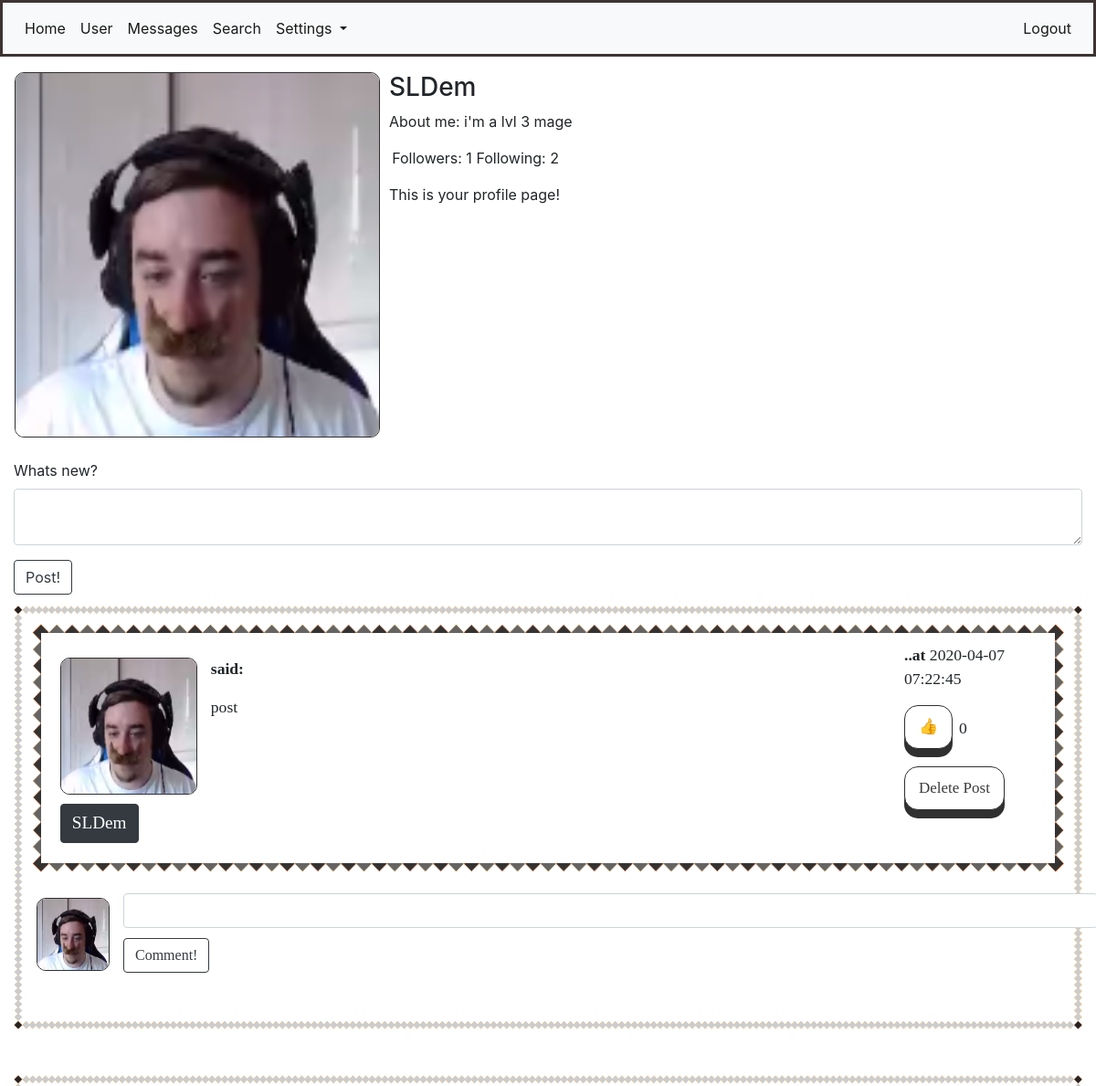
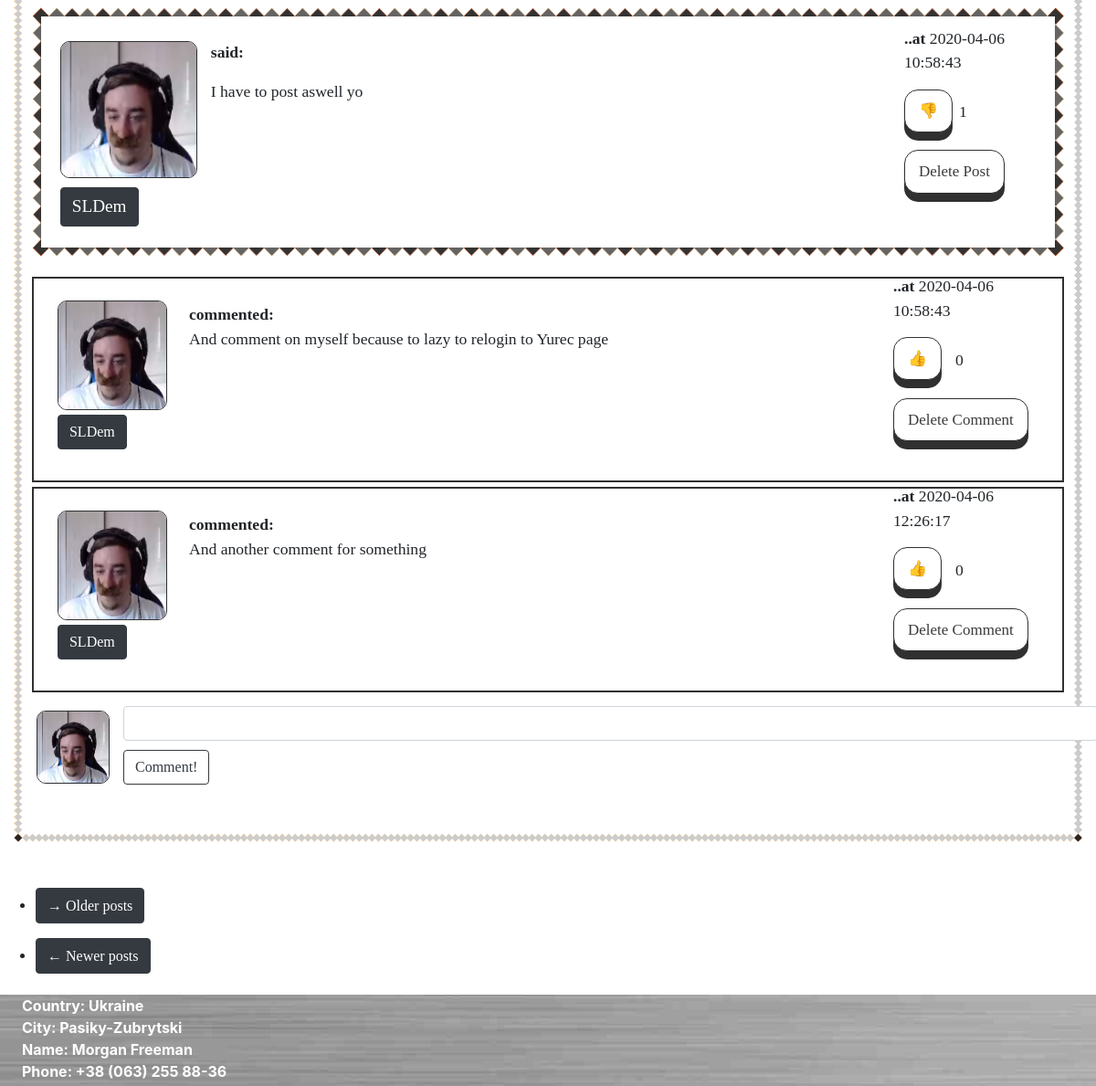
/user/SLDem (signed in), run on the app's committed database (2 pictures, top to bottom).
### app/models.py (models this page shows, shortened)
class User(UserMixin, db.Model):
    id = db.Column(db.Integer, primary_key=True)
    username = db.Column(db.String(64), index=True, unique=True)
    email = db.Column(db.String(124), index=True, unique=True)
    password_hash = db.Column(db.String(128))
    about_me = db.Column(db.String(1024))
    last_seen = db.Column(db.DateTime, default=datetime.utcnow())
    avatar_set = db.Column(db.Boolean, default=False)
    posts = db.relationship("Post", backref='author', lazy='dynamic')
    comments = db.relationship("Comment", backref='commenter', lazy='dynamic')
    followed = db.relationship(
        'User', secondary=followers,
        primaryjoin=(followers.c.follower_id == id),
        secondaryjoin=(followers.c.followed_id == id),
        backref=db.backref('followers', lazy='dynamic'), lazy='dynamic')
    liked = db.relationship(
        'PostLike',
        foreign_keys='PostLike.user_id',
        backref='user', lazy='dynamic')
    comment_liked = db.relationship(
        'CommentLike',
        foreign_keys='CommentLike.user_id',
        backref='user', lazy='dynamic')
    messages_sent = db.relationship(
        'Message',
        foreign_keys='Message.sender_id',
        backref='author', lazy='dynamic')
    messages_received = db.relationship(
        'Message',
        foreign_keys='Message.recipient_id',
        backref='recipient', lazy='dynamic')
    def liked_post(self, post):
        return PostLike.query.filter(PostLike.user_id == self.id,
                                     PostLike.post_id == post.id).count() > 0
    def liked_comment(self, comment):
        return CommentLike.query.filter(CommentLike.user_id == self.id,
                                        CommentLike.comment_id == comment.id).count() > 0

class Post(db.Model):
    id = db.Column(db.Integer, primary_key=True)
    body = db.Column(db.String(140))
    timestamp = db.Column(db.DateTime, index=True, default=datetime.utcnow())
    user_id = db.Column(db.Integer, db.ForeignKey('user.id'))
    likes = db.relationship('PostLike', backref='post', lazy='dynamic')
    comments = db.relationship('Comment', backref='comment', lazy='dynamic')

class Comment(db.Model):
    id = db.Column(db.Integer, primary_key=True)
    body = db.Column(db.String(1028))
    timestamp = db.Column(db.DateTime(), default=datetime.utcnow(), index=True)
    post_id = db.Column(db.Integer, db.ForeignKey('post.id'))
    user_id = db.Column(db.Integer, db.ForeignKey('user.id'))
    comment_likes = db.relationship('CommentLike', backref='comment', lazy='dynamic')

### app/routes.py (the view)
@login_required
@app.route('/user/<username>', methods=['POST', 'GET'])
def user(username):
    if current_user.is_authenticated:
        form = PostForm()
        if form.validate_on_submit():
            post = Post(body=form.post.data, author=current_user)
            db.session.add(post)
            db.session.commit()
            flash('Your post has been posted!')
            return redirect(url_for('user', username=current_user.username))
        user = User.query.filter_by(username=username).first_or_404()
        page = request.args.get('page', 1, type=int)
        comments = Comment.query.all()
        posts = user.posts.order_by(Post.timestamp.desc()).paginate(
            page, 8, False)
        next_url = url_for('user', username=user.username, page=posts.next_num) if posts.has_next else None
        prev_url = url_for('user', username=user.username, page=posts.prev_num) if posts.has_prev else None
        return render_template('user.html', title=user.username, user=user, username=current_user.username,
                               posts=posts.items, comments=comments, next_url=next_url, prev_url=prev_url, form=form)
    return redirect(url_for('login'))

### app/forms.py
class PostForm(FlaskForm):
    post = TextAreaField("Whats new?", validators=[DataRequired(), Length(min=1, max=1028)])
    submit = SubmitField('Post!')

### app/models.py (called while the page is built)
@login.user_loader
def load_user(id):
    return User.query.get(int(id))

### app/templates/user.html (shortened to what this page needs)
{% extends "base.html" %}
{% import "bootstrap/wtf.html" as wtf %}
{% block app_content %}
<table style="margin-top: 1%; ">
    <tr valign="top" style="width: 100%;">
        <td>
            {% if user.avatar_set %}
            <img class="avatar" height="400px" width="400px" src="/static/{{user.username}}.jpg">
            {% else %}
            <img class="roboavatar" src="{{ avatars.robohash(user.username, size='400') }}"/>
            {% endif %}
        </td>
        <td>
            <div style="margin-left: 0.5rem; width: 220%;">
                <h3>{{ user.username }}</h3>
                {% if user.about_me %}
                <p>About me: {{ user.about_me }}</p>
                {% endif %}
                <p style="margin-left: 0.2rem;">Followers: {{ user.followers.count() }} Following: {{
                    user.followed.count() }}</p>
                {% if user == current_user %}
                <p>This is your profile page!</p>
                {% elif not current_user.is_following(user) %}
                <a href="{{ url_for('follow', username=user.username) }}">
                    <button class="btn btn-dark">
                        <div class="link_button">Follow</div>
                    </button>
                </a>
                {% else %}
                <a href="{{ url_for('unfollow', username=user.username) }}">
                    <button class="btn btn-dark">
                        <div class="link_button">Unfollow</div>
                    </button>
                </a>
                {% endif %}
        </td>
    </tr>
</table>
<div style="margin-top: 2%; margin-bottom: 1%;">
    {% if form %}
    {{ wtf.quick_form(form, button_map={'submit':'btn btn-outline-dark'}) }}
    {% endif %}
</div>
{% for post in posts %}
{% include "_post.html" %}
{% endfor %}
<div style="margin-bottom: 2%; margin-top: 1%; margin-left: -1rem;">
    <nav aria-label="...">
        <ul>
            <li class="next{% if not next_url %} disabled{% endif %}">
                <a href="{{ next_url or '#' }}">
                    <button class="btn btn-dark">
                        <div class="link_button"><span aria-hidden="true">&rarr;</span> Older posts</div>
                    </button>
                </a>
            </li>
        </ul>
        <ul class="pager">
            <li class="previous{% if not prev_url %} disabled{% endif %}">
                <a href="{{ prev_url or '#' }}">
                    <button class="btn btn-dark">
                        <div class="link_button"><span aria-hidden="true">&larr;</span> Newer posts</div>
                    </button>
                </a>
            </li>
        </ul>
    </nav>
</div>
{% endblock %}

### app/templates/_post.html (shortened to what this page needs)
<div class="post_with_background" style="margin-bottom: 50px;">
    <div class="post">
        <div id="container_post">
            <div id="left_post">
                <div style="position: absolute; margin-left: -5px;">
                    <a href="{{ url_for('user', username=post.author.username) }}">
                        {% if post.author.avatar_set %}
                        <img class="avatar" height="150px" width="150px"
                             src="{{ url_for('static', filename=post.author.username + '.jpg') }}">
                        {% else %}
                        <img class="roboavatar" src="{{ avatars.robohash(post.author.username, size='150') }}"/>
                        {% endif %}
                    </a>
                </div>
                <div style="position: relative; margin-top: 160px; margin-left: -5px;">
                    <a href="{{ url_for('user', username=post.author.username) }}">
                        <button class="btn btn-dark">
                            <div class="username_in_post">{{ post.author.username }}</div>
                        </button>
                    </a>
                </div>
            </div>
            <div id="center_post">
                <p><b>said: </b></p>
                <p id="post{{ post.id }}">{{ post.body }}</p>
            </div>
            <div id="right_post">
                <p><b>..at</b> {{post.timestamp.replace(microsecond=0)}}</p>
                {% if current_user.liked_post(post) %}
                <div id="like_container">
                    <div id="like_button"><a href="{{ url_for('like_action', post_id=post.id, action='dislike') }}">
                        <div class="button">&#128078</div>
                    </a>
                    </div>
                    <div id="like_count"><p>{{ post.likes.count() }}</p></div>
                </div>
                {% else %}
                <div id="dislike_container">
                    <div id="dislike_button"><a href="{{ url_for('like_action', post_id=post.id, action='like') }}">
                        <div class="button">&#128077</div>
                    </a>
                    </div>
                    <div id="dislike_count"><p>{{ post.likes.count() }}</p></div>
                </div>
                {% endif %}
                <div class="delete_button">
                    {% if current_user.username == post.author.username %}
                    <a href="{{url_for('are_you_sure_post', post_id=post.id)}}">
                        <div class="button">Delete Post</div>
                    </a>
                    {% endif %}
                </div>
            </div>
        </div>
    </div>
    {% for comment in comments %}
    {% if comment in post.comments %}
    {% include "_comment.html" %}
    {% endif %}
    {% endfor %}
    <div id="container_post_comment">
        <div id="left_post_comment">
            {% if current_user.avatar_set %}
            <img class="avatar" height="80px" width="80px"
                 src="{{ url_for('static', filename=current_user.username + '.jpg') }}">
            {% else %}
            <img class="roboavatar" src="{{ avatars.robohash(current_user.username, size='80') }}"/>
            {% endif %}
        </div>
        <div id="right_post_comment">
            <form action="{{ url_for('comment', post_id=post.id) }}" method="post"
                  style="margin-bottom: 4%;">
                <input style="width: 100%; margin-bottom: 1%;" class="form-control" type=text name=comment>
                <input type=submit class="btn btn-outline-dark" value=Comment!>
            </form>
        </div>
    </div>
</div>

### app/templates/_comment.html
<div class="comment_with_border">
    <div id="container-comment">
        <div id="left_comment">
            <a href="{{ url_for('user', username=comment.commenter.username) }}">
                {% if comment.commenter.avatar_set %}
                <img class="avatar" height="120px" width="120px"
                     src="{{ url_for('static', filename=comment.commenter.username + '.jpg') }}">
                {% else %}
                <img class="roboavatar" src="{{ avatars.robohash(comment.commenter.username, size='120') }}"/>
                {% endif %}
            </a>
            <div style="position: relative; margin-top: 5px;">
                <a href="{{ url_for('user', username=comment.commenter.username) }}">
                    <button class="btn btn-dark">
                        <div class="link_button">{{ comment.commenter.username }}</div>
                    </button>
                </a>
            </div>
        </div>
        <div id="center_comment">
            </a><b>commented: </b>
            <p>{{ comment.body }}</p>
        </div>
        <div id="right_comment">
            <p><b>..at</b> {{comment.timestamp.replace(microsecond=0)}}</p>
            {% if current_user.liked_comment(comment) %}
            <div id="like_container">
                <div id="like_button"><a
                        href="{{ url_for('comment_like_action', comment_id=comment.id, action='dislike') }}">
                    <div class="button">&#128078</div>
                </a></div>
                <div id="like_count"><p>{{ comment.comment_likes.count() }}</p></div>
            </div>
            {% else %}
            <div id="dislike_container">
                <div id="dislike_button"><a
                        href="{{ url_for('comment_like_action', comment_id=comment.id, action='like') }}">
                    <div class="button">&#128077</div>
                </a></div>
                <div id="dislike_count"><p>{{ comment.comment_likes.count() }}</p></div>
            </div>
            {% endif %}
            <div class="delete_button">
                {% if current_user.username == post.author.username or current_user.username ==
                comment.commenter.username %}
                <a href="{{url_for('are_you_sure_comment', comment_id=comment.id)}}">
                    <div class="button">Delete Comment</div>
                </a>
                {% endif %}
            </div>
        </div>
    </div>
</div>

### app/static/main.css (style rules this page uses)
#container_post { width:100%; height: 190px; margin-bottom: 2%; }
#left_post { float: left; width: 160px; margin-left: 1%; margin-top: 0.1%; }
#center_post { margin: 0 auto; width: 80%; margin-top: 1%; margin-left: 155px; }
#right_post { float: right; width: 150px; margin-top: -100px; }
#left_comment { float: left; width: 130px; height: 130px; margin-left: 1%; margin-top: -0.2%; }
#center_comment { margin: 0 auto; width: 80%; margin-top: 1%; margin-left: 155px; }
#right_comment { float: right; width: 170px; margin-top: -100px; }
#container_post_comment { width:99%; }
#left_post_comment { float: left; width: 4.5%; margin-left: 5px; margin-top: 5px; }
#right_post_comment { margin: 0 auto; width: 95.4%; margin-top: 1.27%; margin-left: 100px; }
#like_container { width: 100%; }
#like_button { float: left; width: 40%; margin-bottom: 1.2rem; }
#like_count { float: right; width: 60%; margin-left: -40px; margin-top: 0.73rem; }
#dislike_container { width: 100%; }
#dislike_button { float: left; width: 40%; margin-bottom: 1.2rem; }
#dislike_count { float: right; width: 60%; margin-left: -40px; margin-top: 0.73rem; }
.delete_button { margin-top: 2.1rem; }
.avatar { border: 1px solid #303030; border-radius: 10px; }
.post_with_background { border: 10px solid transparent; padding: 10px; border-image: url('/static/border1.png') 30 round; font-family: 'Lobster Two', cursive; font-size: 1.1rem; }
.post { border: 10px solid transparent; padding: 15px; border-image: url('/static/border2.png') 15 round; margin-bottom: 2%; }
.comment_with_border { height: 225px; border: 2px solid #303030; padding: 15px; padding-bottom: 30px; margin-bottom: 5px; }
.username_in_post { text-decoration: none !important; font-family: 'Comic Sans MS', cursive; font-size: 1.2rem; display: inline-block; color: white; }
.link_button { text-decoration: none !important; font-family: 'Comic Sans MS', cursive; font-size: 1rem; display: inline-block; color: white; }
.button { outline: none !important; display: inline-block; padding: 10px 15px; font-size: 17px; cursor: pointer; text-align: center; text-decoration: none; outline: none; color: #3B3B3B !important; background-color: white; border: solid; border-color: #303030; border-width: 1px; border-radius: 15px; box-shadow: 0 9px #303030; }

### data on the page
User: username (picture), username "SLDem", about_me "i'm a lvl 3 mage"
Post: username (picture), author.username "SLDem", body "post", timestamp.replace "2020-04-07 07:22:45", likes.count "0"
Post: username (picture), author.username "SLDem", body "I have to post aswell yo", timestamp.replace "2020-04-06 10:58:43", likes.count "1"
Comment: username (picture), commenter.username "SLDem", body "And comment on myself because to lazy to relogin to Yurec page", timestamp.replace "2020-04-06 10:58:43", comment_likes.count "0"
Comment: username (picture), commenter.username "SLDem", body "And another comment for something", timestamp.replace "2020-04-06 12:26:17", comment_likes.count "0"

### other printed values
{{ user.followers.count() }} "1"
{{ user.followed.count() }} "2"
